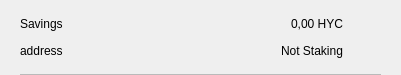
<?xml version="1.0" encoding="UTF-8"?>
<ui version="4.0">
 <class>CSRow</class>
 <widget class="QWidget" name="CSRow">
  <property name="geometry">
   <rect>
    <x>0</x>
    <y>0</y>
    <width>401</width>
    <height>75</height>
   </rect>
  </property>
  <property name="windowTitle">
   <string>Form</string>
  </property>
  <layout class="QVBoxLayout" name="verticalLayout">
   <property name="spacing">
    <number>0</number>
   </property>
   <property name="leftMargin">
    <number>20</number>
   </property>
   <property name="topMargin">
    <number>10</number>
   </property>
   <property name="rightMargin">
    <number>20</number>
   </property>
   <property name="bottomMargin">
    <number>0</number>
   </property>
   <item>
    <widget class="QWidget" name="info" native="true">
     <property name="minimumSize">
      <size>
       <width>0</width>
       <height>0</height>
      </size>
     </property>
     <layout class="QHBoxLayout" name="horizontalLayout_3">
      <property name="leftMargin">
       <number>0</number>
      </property>
      <property name="topMargin">
       <number>0</number>
      </property>
      <property name="rightMargin">
       <number>0</number>
      </property>
      <property name="bottomMargin">
       <number>10</number>
      </property>
      <item>
       <widget class="QWidget" name="container" native="true">
        <property name="minimumSize">
         <size>
          <width>0</width>
          <height>0</height>
         </size>
        </property>
        <layout class="QVBoxLayout" name="verticalLayout_2">
         <property name="spacing">
          <number>0</number>
         </property>
         <property name="leftMargin">
          <number>0</number>
         </property>
         <property name="topMargin">
          <number>0</number>
         </property>
         <property name="rightMargin">
          <number>0</number>
         </property>
         <property name="bottomMargin">
          <number>0</number>
         </property>
         <item>
          <layout class="QHBoxLayout" name="horizontalLayout">
           <item>
            <widget class="QLabel" name="labelName">
             <property name="toolTip">
              <string notr="true"/>
             </property>
             <property name="text">
              <string>Savings</string>
             </property>
            </widget>
           </item>
           <item>
            <spacer name="horizontalSpacer">
             <property name="orientation">
              <enum>Qt::Horizontal</enum>
             </property>
             <property name="sizeHint" stdset="0">
              <size>
               <width>40</width>
               <height>20</height>
              </size>
             </property>
            </spacer>
           </item>
           <item>
            <widget class="QLabel" name="labelAmount">
             <property name="text">
              <string>0,00 HYC</string>
             </property>
            </widget>
           </item>
          </layout>
         </item>
         <item>
          <layout class="QHBoxLayout" name="horizontalLayout_2">
           <item>
            <widget class="QLabel" name="labelAddress">
             <property name="toolTip">
              <string notr="true"/>
             </property>
             <property name="text">
              <string>address</string>
             </property>
            </widget>
           </item>
           <item>
            <spacer name="horizontalSpacer_2">
             <property name="orientation">
              <enum>Qt::Horizontal</enum>
             </property>
             <property name="sizeHint" stdset="0">
              <size>
               <width>40</width>
               <height>20</height>
              </size>
             </property>
            </spacer>
           </item>
           <item>
            <widget class="QLabel" name="labelStaking">
             <property name="text">
              <string>Not Staking</string>
             </property>
            </widget>
           </item>
          </layout>
         </item>
        </layout>
       </widget>
      </item>
      <item alignment="Qt::AlignHCenter|Qt::AlignVCenter">
       <widget class="QPushButton" name="pushButtonMenu">
        <property name="minimumSize">
         <size>
          <width>24</width>
          <height>24</height>
         </size>
        </property>
        <property name="maximumSize">
         <size>
          <width>32</width>
          <height>32</height>
         </size>
        </property>
        <property name="focusPolicy">
         <enum>Qt::NoFocus</enum>
        </property>
        <property name="styleSheet">
         <string notr="true">border:none; background-color:transparent;</string>
        </property>
        <property name="text">
         <string/>
        </property>
        <property name="icon">
         <iconset>
          <normaloff>://ic-menu-hover</normaloff>://ic-menu-hover</iconset>
        </property>
        <property name="iconSize">
         <size>
          <width>24</width>
          <height>24</height>
         </size>
        </property>
       </widget>
      </item>
     </layout>
    </widget>
   </item>
   <item>
    <widget class="QLabel" name="lblDivisory">
     <property name="minimumSize">
      <size>
       <width>0</width>
       <height>1</height>
      </size>
     </property>
     <property name="maximumSize">
      <size>
       <width>16777215</width>
       <height>1</height>
      </size>
     </property>
     <property name="styleSheet">
      <string notr="true">background-color:#bababa;</string>
     </property>
     <property name="text">
      <string/>
     </property>
     <property name="alignment">
      <set>Qt::AlignBottom|Qt::AlignLeading|Qt::AlignLeft</set>
     </property>
    </widget>
   </item>
  </layout>
 </widget>
 <resources/>
 <connections/>
</ui>
